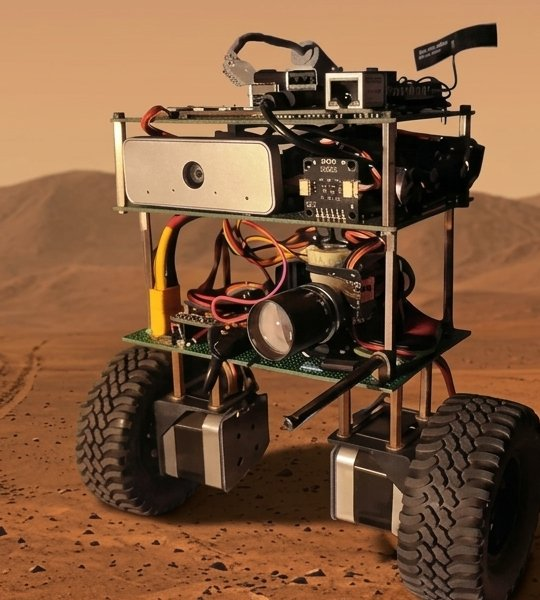
#> input picture software/radxa/console/ui/sysmap/bot.jpg, 540 x 600 px; its folder holds only this picture in this run
$ python contact_sheet.py ../../../../software/radxa/console/ui/sysmap out.png
#> lines starting #> are read from the running program, lines starting #| are printed output that depends on the picture
"""Contact sheet of the manual photos (for review)."""
import sys
from pathlib import Path
from PIL import Image, ImageDraw, ImageOps

src = Path(sys.argv[1])
out = Path(sys.argv[2])
files = sorted([p for p in src.iterdir() if p.suffix.lower() in (".jpg", ".jpeg", ".png")])
T = 360
cols = 5
rows = (len(files) + cols - 1) // cols
sheet = Image.new("RGB", (cols * T, rows * (T + 24)), (30, 30, 30))
#> sheet: PIL image 1800x384 RGB; every value is 30
d = ImageDraw.Draw(sheet)
for i, f in enumerate(files):
    im = ImageOps.exif_transpose(Image.open(f)).convert("RGB")
#> im is the input picture: PIL image 540x600 RGB; mean R, G, B 126.2, 88.5, 60.3
    im.thumbnail((T, T))
#> im: PIL image 324x360 RGB
    x, y = (i % cols) * T, (i // cols) * (T + 24)
    sheet.paste(im, (x + (T - im.width) // 2, y + (T - im.height) // 2))
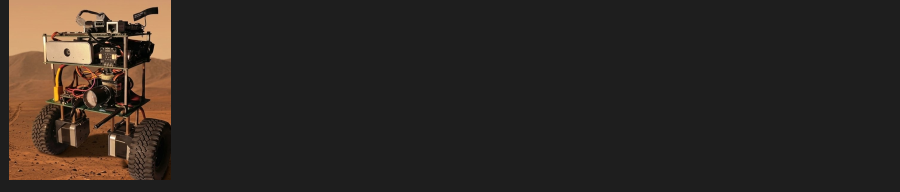
#> sheet: PIL image 1800x384 RGB (shown at 1/2 size); mean R, G, B 46.2, 39.9, 35.1
    d.text((x + 4, y + T + 4), f.name, fill=(240, 138, 75))
sheet.save(out)
print(out, len(files))
